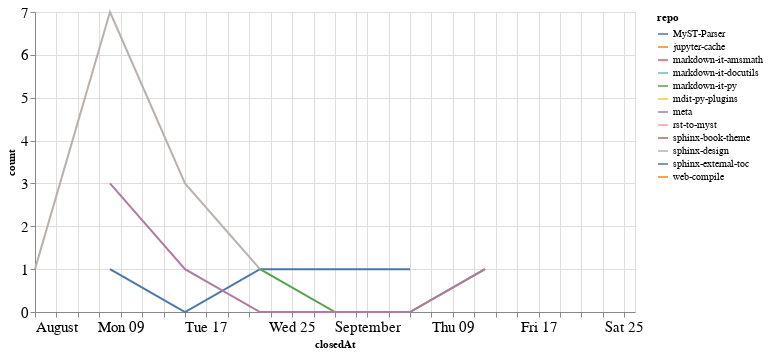

Notebook cell for this chart:
### Code cell
closed_by_time = closed_by.groupby('repo').resample('W', on='closedAt').count()['author'].reset_index()
closed_by_time = closed_by_time.rename(columns={'author': 'count'})

alt.Chart(closed_by_time, width=600).mark_line().encode(
    x='closedAt',
    y='count',
    color='repo',
    tooltip="repo"
)

### Figure 1 — Vega-Lite specification as saved in the notebook (floating-point values rounded to 4 significant figures)
{"config": {"axisLeft": {"labelFontSize": 15}, "axisBottom": {"labelFontSize": 15}}, "data": {"name": "data-16420879b460f3df8400ffff33420fd8"}, "mark": "line", "encoding": {"color": {"type": "nominal", "field": "repo"}, "tooltip": {"type": "nominal", "field": "repo"}, "x": {"type": "temporal", "field": "closedAt"}, "y": {"type": "quantitative", "field": "count"}}, "width": 600, "$schema": "https://vega.github.io/schema/vega-lite/v4.8.1.json", "datasets": {"data-16420879b460f3df8400ffff33420fd8": [{"repo": "MyST-Parser", "closedAt": "2021-08-08T00:00:00", "count": 1}, {"repo": "MyST-Parser", "closedAt": "2021-08-15T00:00:00", "count": 0}, {"repo": "MyST-Parser", "closedAt": "2021-08-22T00:00:00", "count": 1}, {"repo": "MyST-Parser", "closedAt": "2021-08-29T00:00:00", "count": 1}, {"repo": "MyST-Parser", "closedAt": "2021-09-05T00:00:00", "count": 1}, {"repo": "jupyter-cache", "closedAt": "2021-08-01T00:00:00", "count": 4}, {"repo": "markdown-it-amsmath", "closedAt": "2021-09-12T00:00:00", "count": 2}, {"repo": "markdown-it-docutils", "closedAt": "2021-09-12T00:00:00", "count": 1}, {"repo": "markdown-it-py", "closedAt": "2021-08-22T00:00:00", "count": 1}, {"repo": "markdown-it-py", "closedAt": "2021-08-29T00:00:00", "count": 0}, {"repo": "markdown-it-py", "closedAt": "2021-09-05T00:00:00", "count": 0}, {"repo": "markdown-it-py", "closedAt": "2021-09-12T00:00:00", "count": 1}, {"repo": "mdit-py-plugins", "closedAt": "2021-09-12T00:00:00", "count": 1}, {"repo": "meta", "closedAt": "2021-08-08T00:00:00", "count": 3}, {"repo": "meta", "closedAt": "2021-08-15T00:00:00", "count": 1}, {"repo": "meta", "closedAt": "2021-08-22T00:00:00", "count": 0}, {"repo": "meta", "closedAt": "2021-08-29T00:00:00", "count": 0}, {"repo": "meta", "closedAt": "2021-09-05T00:00:00", "count": 0}, {"repo": "meta", "closedAt": "2021-09-12T00:00:00", "count": 1}, {"repo": "rst-to-myst", "closedAt": "2021-08-22T00:00:00", "count": 2}, {"repo": "sphinx-book-theme", "closedAt": "2021-08-08T00:00:00", "count": 1}, {"repo": "sphinx-design", "closedAt": "2021-08-01T00:00:00", "count": 1}, {"repo": "sphinx-design", "closedAt": "2021-08-08T00:00:00", "count": 7}, {"repo": "sphinx-design", "closedAt": "2021-08-15T00:00:00", "count": 3}, {"repo": "sphinx-design", "closedAt": "2021-08-22T00:00:00", "count": 1}, {"repo": "sphinx-external-toc", "closedAt": "2021-08-01T00:00:00", "count": 1}, {"repo": "web-compile", "closedAt": "2021-09-26T00:00:00", "count": 2}]}}
